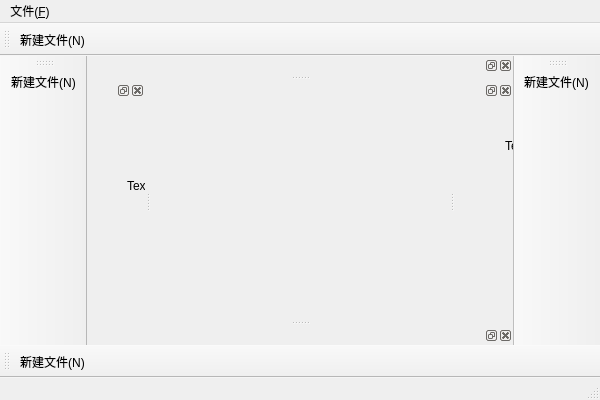
<?xml version="1.0" encoding="UTF-8"?>
<ui version="4.0">
 <class>MainWindowClass</class>
 <widget class="QMainWindow" name="MainWindowClass">
  <property name="geometry">
   <rect>
    <x>0</x>
    <y>0</y>
    <width>600</width>
    <height>400</height>
   </rect>
  </property>
  <property name="windowTitle">
   <string>MainWindow</string>
  </property>
  <widget class="QWidget" name="centralWidget"/>
  <widget class="QMenuBar" name="menuBar">
   <property name="geometry">
    <rect>
     <x>0</x>
     <y>0</y>
     <width>600</width>
     <height>23</height>
    </rect>
   </property>
   <widget class="QMenu" name="menu">
    <property name="title">
     <string>文件(&amp;F)</string>
    </property>
    <addaction name="actionNewFile"/>
   </widget>
   <addaction name="menu"/>
  </widget>
  <widget class="QToolBar" name="mainToolBar">
   <attribute name="toolBarArea">
    <enum>TopToolBarArea</enum>
   </attribute>
   <attribute name="toolBarBreak">
    <bool>true</bool>
   </attribute>
   <addaction name="actionNewFile"/>
  </widget>
  <widget class="QStatusBar" name="statusBar"/>
  <widget class="QDockWidget" name="dockWidget_3">
   <attribute name="dockWidgetArea">
    <number>4</number>
   </attribute>
   <widget class="QWidget" name="dockWidgetContents_3">
    <widget class="QLabel" name="label_3">
     <property name="geometry">
      <rect>
       <x>130</x>
       <y>10</y>
       <width>54</width>
       <height>12</height>
      </rect>
     </property>
     <property name="text">
      <string>TextLabel</string>
     </property>
    </widget>
   </widget>
  </widget>
  <widget class="QDockWidget" name="dockWidget_4">
   <attribute name="dockWidgetArea">
    <number>1</number>
   </attribute>
   <widget class="QWidget" name="dockWidgetContents_4">
    <widget class="QLabel" name="label_2">
     <property name="geometry">
      <rect>
       <x>40</x>
       <y>80</y>
       <width>54</width>
       <height>12</height>
      </rect>
     </property>
     <property name="text">
      <string>TextLabel</string>
     </property>
    </widget>
   </widget>
  </widget>
  <widget class="QToolBar" name="toolBar">
   <property name="windowTitle">
    <string>toolBar</string>
   </property>
   <attribute name="toolBarArea">
    <enum>LeftToolBarArea</enum>
   </attribute>
   <attribute name="toolBarBreak">
    <bool>false</bool>
   </attribute>
   <addaction name="actionNewFile"/>
  </widget>
  <widget class="QToolBar" name="toolBar_2">
   <property name="windowTitle">
    <string>toolBar_2</string>
   </property>
   <attribute name="toolBarArea">
    <enum>RightToolBarArea</enum>
   </attribute>
   <attribute name="toolBarBreak">
    <bool>false</bool>
   </attribute>
   <addaction name="actionNewFile"/>
  </widget>
  <widget class="QToolBar" name="toolBar_3">
   <property name="windowTitle">
    <string>toolBar_3</string>
   </property>
   <attribute name="toolBarArea">
    <enum>BottomToolBarArea</enum>
   </attribute>
   <attribute name="toolBarBreak">
    <bool>false</bool>
   </attribute>
   <addaction name="actionNewFile"/>
  </widget>
  <widget class="QDockWidget" name="dockWidget_5">
   <attribute name="dockWidgetArea">
    <number>2</number>
   </attribute>
   <widget class="QWidget" name="dockWidgetContents_5">
    <widget class="QLabel" name="label_4">
     <property name="geometry">
      <rect>
       <x>50</x>
       <y>40</y>
       <width>54</width>
       <height>12</height>
      </rect>
     </property>
     <property name="text">
      <string>TextLabel</string>
     </property>
    </widget>
   </widget>
  </widget>
  <widget class="QDockWidget" name="dockWidget_6">
   <attribute name="dockWidgetArea">
    <number>8</number>
   </attribute>
   <widget class="QWidget" name="dockWidgetContents_6">
    <widget class="QLabel" name="label">
     <property name="geometry">
      <rect>
       <x>60</x>
       <y>0</y>
       <width>54</width>
       <height>12</height>
      </rect>
     </property>
     <property name="text">
      <string>TextLabel</string>
     </property>
    </widget>
   </widget>
  </widget>
  <action name="actionNewFile">
   <property name="text">
    <string>新建文件(&amp;N)</string>
   </property>
  </action>
 </widget>
 <layoutdefault spacing="6" margin="11"/>
 <resources>
  <include location="MainWindow.qrc"/>
 </resources>
 <connections/>
</ui>
